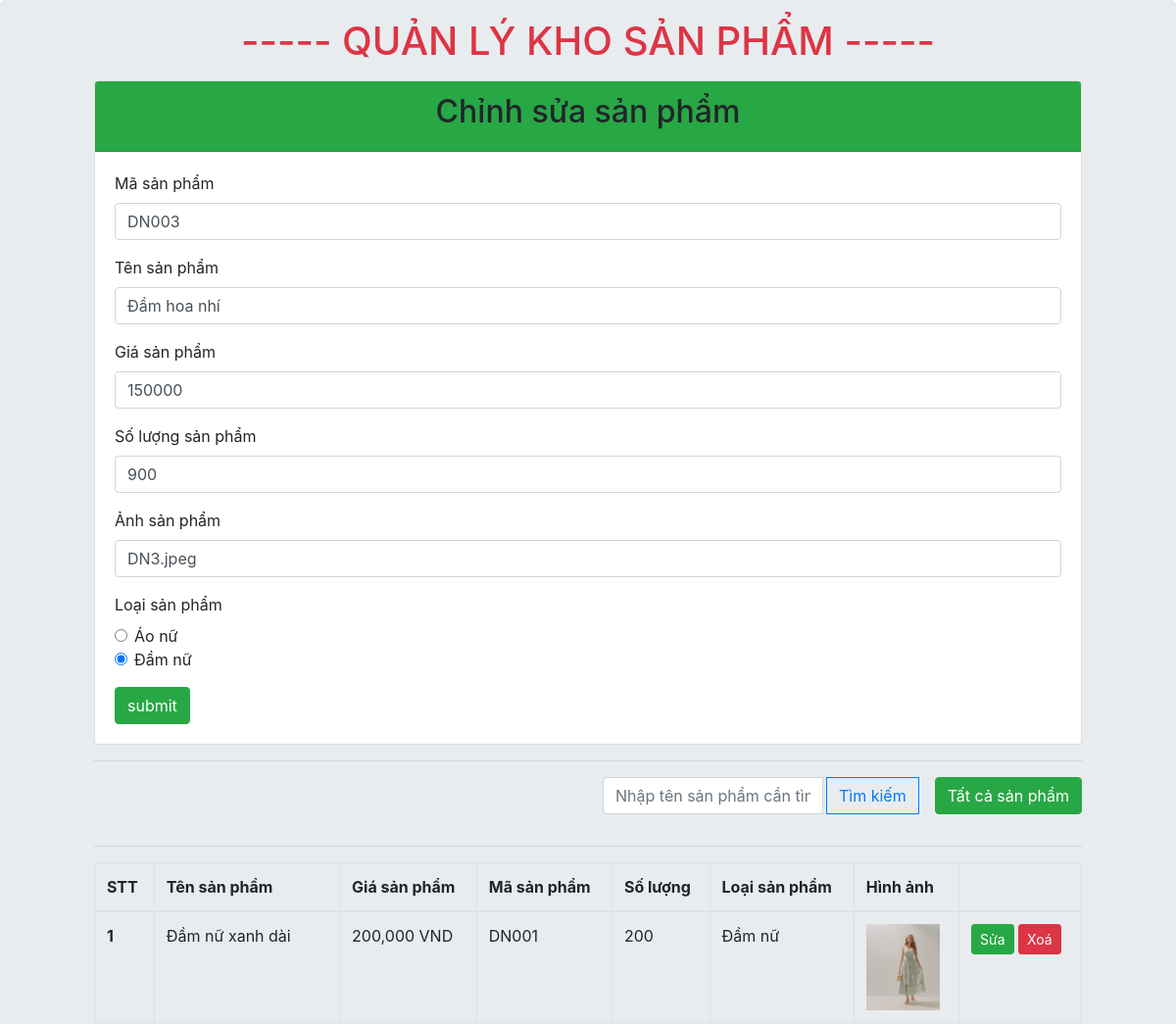
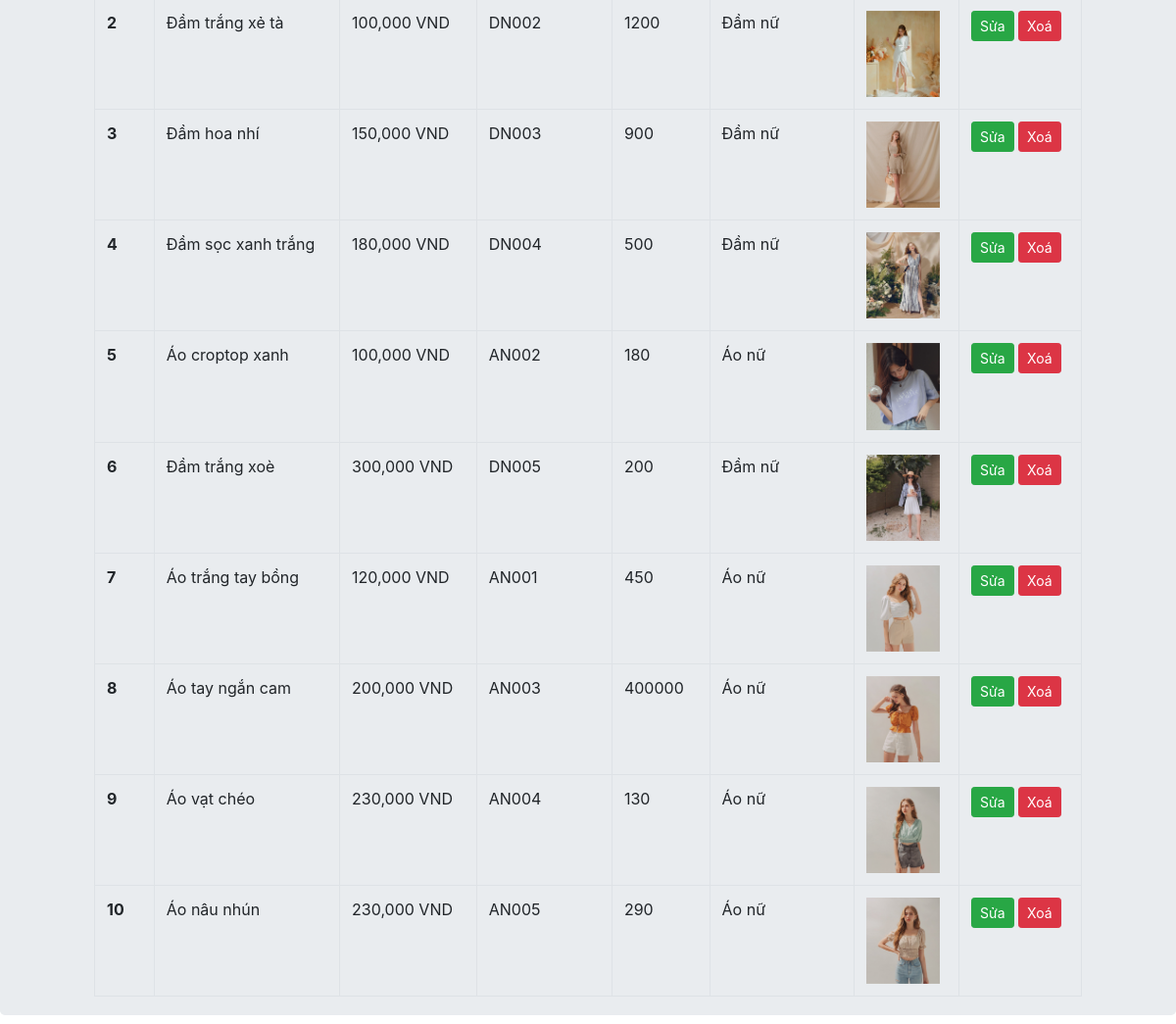
/products/index.php?id=23, run on the app's committed database (2 pictures, top to bottom).
### tables this page shows
CREATE TABLE `products` (
  `id` int(11) NOT NULL,
  `code` varchar(10) NOT NULL,
  `name` varchar(255) NOT NULL,
  `amount` int(11) NOT NULL,
  `quantity` int(255) NOT NULL,
  `image` varchar(255) NOT NULL,
  `type` int(11) NOT NULL
);

### util.php (called while the page is built, shortened)
<?php
function getArrayByKey($arrays, $key, $default = null)
{
    if (array_key_exists($key, $arrays)) {
        return $arrays[$key];
    }
    return $default;
}
function displayFashionType($type, $default = null)
{
    switch ($type) {
        case 1:
            return 'Áo nữ';
        case 2:
            return 'Đầm nữ';
    }
}

### DBProvider.php (called while the page is built, shortened)
<?php
class DBProvider {
    public static function executeQuery($sql)
    {
        include ('config.inc');
        $mysqli = new mysqli($DB_HOST, $DB_USER, $DB_PASS, $DB_NAME, 3306);
        if ($result = $mysqli->query($sql)){
            return $result;
        }
    }
}

### products/index.php (the view, shortened to what this page needs)
<?php
require_once('../util.php');
require_once('../DBProvider.php');
$keyword = getArrayByKey($_GET, 'keyword');
if ($keyword) {
  $selectProduct = "SELECT * FROM `products` WHERE `name` LIKE '%$keyword%'";
} else {
  $selectProduct = "SELECT * FROM `products`";
}
$products = DBProvider::executeQuery($selectProduct);
$id = getArrayByKey($_GET, 'id');
if ($id) {
  $data = DBProvider::executeQuery("SELECT * FROM `products` WHERE `products`.`id` = $id");
  $data = $data->fetch_assoc();
}
?>
<!doctype html>
<html lang="en">
<head>
  <link rel="stylesheet" href="https://cdn.jsdelivr.net/npm/bootstrap@4.6.0/dist/css/bootstrap.min.css">
</head>
<body>
  <div class="jumbotron " style="padding: 0.2% 8%;">
  <h1 class="text-center text-danger m-3"> ----- QUẢN LÝ KHO SẢN PHẨM ----- </h1>
    <div class="card "  >
      <div class="card-header bg-success text-center " >
       <h2><?php echo isset($data) ? 'Chỉnh sửa' : 'Thêm mới' ?> sản phẩm</h2>
      </div>
      <div class="card-body">
        <form action="index.php<?php echo isset($data) ? '?id=' . $id : '' ?>" method="POST">
        <div class="form-group">
            <label for="exampleInputEmail1">Mã sản phẩm </label>
            <input value="<?php echo isset($data) ? $data['code'] : '' ?>" type="text" class="form-control" name="code">
          </div>
          <div class="form-group">
            <label for="exampleInputEmail1">Tên sản phẩm </label>
            <input value="<?php echo isset($data) ? $data['name'] : '' ?>" type="text" class="form-control" name="name">
          </div>
          <div class="form-group">
            <label for="exampleInputPassword1">Giá sản phẩm</label>
            <input value="<?php echo isset($data) ? $data['amount'] : '' ?>" type="number" class="form-control" name="amount">
          </div>
          <div class="form-group">
            <label for="exampleInputPassword1">Số lượng  sản phẩm</label>
            <input value="<?php echo isset($data) ? $data['quantity'] : '' ?>" type="number" class="form-control" name="quantity">
          </div>
          <div class="form-group">
            <label for="exampleInputPassword1">Ảnh sản phẩm </label>
            <input value="<?php echo isset($data) ? $data['image'] : '' ?>" type="text" class="form-control" name="image">
          </div>
          <div class="form-group">
          <label for="">Loại sản phẩm </label>
          <div class="form-check">
            <input class="form-check-input" type="radio" name="type" id="exampleRadios1" value="1" <?php echo isset($data) && $data['type'] == 1 ? 'checked' : '' ?>>
            <label class="form-check-label" for="exampleRadios1">
              Áo nữ
            </label>
          </div>
          <div class="form-check">
            <input class="form-check-input" type="radio" name="type" id="exampleRadios2" value="2" <?php echo isset($data) && $data['type'] == 2 ? 'checked' : '' ?>>
            <label class="form-check-label" for="exampleRadios2">
              Đầm nữ
            </label>
          </div>
          </div>
          <button type="submit" class="btn btn-success" name="btn-submit">submit </button>
        </form>
      </div>
    </div>
    <hr>
    <form action="" method="get">
      <div class="row">
        <div class="col-md-6"></div>
        <div class="col-md-6">
          <div class="input-group mb-3">
            <input type="text" class="form-control" value="<?php echo $keyword ?>" placeholder="Nhập tên sản phẩm cần tìm" name="keyword">
            <div class="input-group-append">
              <button class="btn btn-outline-primary ml-1" type="submit" id="button-addon2">Tìm kiếm</button>
              <div>  <a href="/products/index.php" class="btn btn-success ml-3">Tất cả sản phẩm </a></div>
            </div>
          </div>
        </div>
      </div>
    </form>
    <hr>
    <table class="table table-bordered">
      <thead>
        <tr>
          <th scope="col">STT</th>
          <th scope="col">Tên sản phẩm</th>
          <th scope="col">Giá sản phẩm</th>
          <th scope="col">Mã sản phẩm</th>
          <th scope="col">Số lượng</th>
          <th scope="col">Loại sản phẩm</th>
          <th scope="col">Hình ảnh</th>
          <th scope="col"></th>
        </tr>
      </thead>
      <tbody>
        <?php
        if ($products->num_rows > 0) {
          $stt = 1;
          while ($product = $products->fetch_assoc()) {
            $name = getArrayByKey($product, 'name');
            $amount =number_format(getArrayByKey($product, 'amount')) ;
            $code = getArrayByKey($product, 'code');
            $quantity = getArrayByKey($product, 'quantity');
            $image = getArrayByKey($product, 'image');
            $type = getArrayByKey($product, 'type');
            $displayType = displayFashionType($type);
            $id = getArrayByKey($product, 'id');
            echo "
          <tr>
          <th scope='row'> $stt </th>
          <td>$name</td>
          <td>$amount VND</td>
          <td>$code</td>
          <td>$quantity </td>
          <td>$displayType</td>
          <td><img width='75' height='auto' src='/images/$image' alt='$name'></td>
          <td>
            <a href='index.php?id=$id' class='btn btn-success btn-sm'>Sửa</a>
            <a href='delete.php?id=$id' class='btn btn-danger btn-sm'>Xoá</a>
          </td>
        </tr>
          ";
            $stt++;
          }
        }
        ?>
      </tbody>
    </table>
  </div>
</body>
</html>

### data on the page
products: code "DN003", name "Đầm hoa nhí", amount "150000", quantity "900", image "DN3.jpeg", type "☐ Áo nữ", type "☑ Đầm nữ", amount "150,000", type "Đầm nữ", image (picture)
products: name "Đầm nữ xanh dài", amount "200,000", code "DN001", quantity "200", type "Đầm nữ", image (picture)
products: name "Đầm trắng xẻ tà", amount "100,000", code "DN002", quantity "1200", type "Đầm nữ", image (picture)
products: name "Đầm sọc xanh trắng", amount "180,000", code "DN004", quantity "500", type "Đầm nữ", image (picture)
products: name "Áo croptop xanh", amount "100,000", code "AN002", quantity "180", type "Áo nữ", image (picture)
products: name "Đầm trắng xoè", amount "300,000", code "DN005", quantity "200", type "Đầm nữ", image (picture)
products: name "Áo trắng tay bồng", amount "120,000", code "AN001", quantity "450", type "Áo nữ", image (picture)
products: name "Áo tay ngắn cam", amount "200,000", code "AN003", quantity "400000", type "Áo nữ", image (picture)
products: name "Áo vạt chéo", amount "230,000", code "AN004", quantity "130", type "Áo nữ", image (picture)
products: name "Áo nâu nhún", amount "230,000", code "AN005", quantity "290", type "Áo nữ", image (picture)
